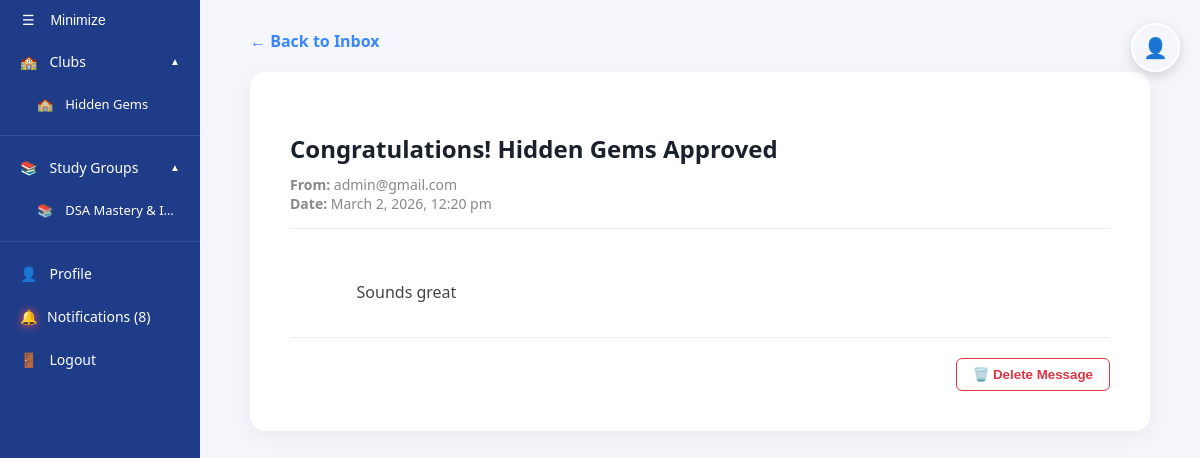
/views/view_notification.php?id=256 (signed in), run on the app's committed database.
### tables this page shows
CREATE TABLE `communities` (
  `id` int(11) NOT NULL,
  `leader_name` varchar(100) NOT NULL,
  `leader_email` varchar(100) NOT NULL,
  `community_name` varchar(100) NOT NULL,
  `type` enum('club','study_group') NOT NULL,
  `category` varchar(50) NOT NULL,
  `description` text NOT NULL,
  `profile_pic` varchar(255) DEFAULT NULL,
  `purpose` text NOT NULL,
  `disband_reason` text DEFAULT NULL,
  `appeal` text DEFAULT NULL,
  `status` enum('pending','approved','rejected','disband_pending') NOT NULL DEFAULT 'pending',
  `created_at` timestamp NOT NULL DEFAULT current_timestamp(),
  `pending_leader` varchar(100) DEFAULT NULL
);

CREATE TABLE `notifications` (
  `id` int(11) NOT NULL,
  `sender_email` varchar(255) NOT NULL,
  `receiver_email` varchar(255) NOT NULL,
  `title` varchar(255) NOT NULL,
  `message` text NOT NULL,
  `type` enum('creation','membership','report','post','system') NOT NULL,
  `status` enum('unread','read') DEFAULT 'unread',
  `created_at` timestamp NOT NULL DEFAULT current_timestamp()
);

### views/view_notification.php (the view, shortened to what this page needs)
<?php
include('../includes/db.php');
$id = isset($_GET['id']) ? $_GET['id'] : 0;
$user_email = $_SESSION['user'];
$fetch_sql = "SELECT * FROM notifications WHERE id = ?";
$fetch_stmt = mysqli_prepare($conn, $fetch_sql);
mysqli_stmt_bind_param($fetch_stmt, "i", $id);
mysqli_stmt_execute($fetch_stmt);
$res = mysqli_stmt_get_result($fetch_stmt);
$noti = mysqli_fetch_assoc($res);
?>
<!DOCTYPE html>
<html lang="en">
<head>
    <link rel="stylesheet" href="../assets/css/notifications.css?v=<?php echo time(); ?>">
</head>
<body>
<?php include '../includes/navbar.php' ?>
<div class="main-content" id="main">
    <div class="notifications-container">
        <a href="../views/notifications.php" style="text-decoration: none; color: #3a86ff; font-weight: 600;">← Back to Inbox</a>
        <div class="message-card">
            <div class="message-header">
                <h1><?php echo htmlspecialchars($noti['title']); ?></h1>
                <div class="message-meta">
                    <strong>From:</strong> <?php echo htmlspecialchars($noti['sender_email']); ?> <br>
                    <strong>Date:</strong> <?php echo date('F j, Y, g:i a', strtotime($noti['created_at'])); ?>
                </div>
            </div>
            <div class="message-body">
                <?php
                    $message = htmlspecialchars($noti['message']);
                    if ($noti['receiver_email'] === $user_email) {
                        $message = preg_replace(
                            '/manage_group\.php\\?id=(\\d+)/',
                            '<a href="../views/manage_group.php?id=$1" class="btn-small" style="display:inline-block; margin-top:10px;">Go to Management Page</a>',
                            $message
                        );
                        $message = preg_replace(
                            '/accept_lead\.php\?id=(\d+)/',
                            '<a href="../api/leadership_handler.php?id=$1&decision=accept" class="btn-small" style="display:inline-block; margin-top:10px; background:#27ae60;">Accept Leadership</a>',
                            $message
                        );
                        $message = preg_replace(
                            '/reject_lead\.php\?id=(\d+)/',
                            '<a href="../api/leadership_handler.php?id=$1&decision=reject" class="btn-small" style="display:inline-block; margin-top:10px; background:#e74c3c; margin-left:10px;">Reject</a>',
                            $message
                        );
                        $message = preg_replace(
                            '/admin_dashboard\.php#Disband/',
                            '<a href="../views/admin_dashboard.php#Disband" class="btn-small" style="display:inline-block; margin-top:10px; background:#3498db;">Go to Admin Dashboard</a>',
                            $message
                        );
                        $message = preg_replace(
                            '/admin_dashboard\.php#Reports/',
                            '<a href="../views/admin_dashboard.php#Reports" class="btn-small" style="display:inline-block; margin-top:10px; background:#e67e22;">Manage Reports</a>',
                            $message
                        );
                    }
                    echo nl2br($message);
                ?>
            </div>
            <div class="message-actions">
                <form method="POST" onsubmit="return confirm('Are you sure you want to delete this notification? This cannot be undone.');">
                    <button type="submit" name="delete_noti" class="btn-delete">
                        🗑️ Delete Message
                    </button>
                </form>
            </div>
        </div>
    </div>
</div>
</body>
</html>

### includes/navbar.php (shortened to what this page needs)
<?php
include ('db.php');
$current_page = basename($_SERVER['PHP_SELF']);
$isLoggedIn = isset($_SESSION['user']);
$role = $_SESSION['role'] ?? 'user';
$email = $_SESSION['user'] ?? null;
$unread_count = 0;
if ($isLoggedIn) {
    $unread_query = "SELECT COUNT(*) as total FROM notifications WHERE receiver_email = '$email' AND status = 'unread'";
    $unread_result = mysqli_query($conn, $unread_query);
    if ($unread_result) {
        $unread_data = mysqli_fetch_assoc($unread_result);
        $unread_count = $unread_data['total'];
    }
}
$user_clubs = [];
$user_study_groups = [];
if ($isLoggedIn && $role !== 'admin') {
    $comm_query = "SELECT DISTINCT c.id, c.community_name, c.type
                   FROM communities c
                   LEFT JOIN members m ON c.id = m.community_id
                   WHERE (m.user_email = '$email' OR c.leader_email = '$email')
                   AND c.status = 'approved'
                   ORDER BY c.community_name ASC";
    $comm_result = mysqli_query($conn, $comm_query);
    if ($comm_result) {
        while ($row = mysqli_fetch_assoc($comm_result)) {
            if (isset($row['id'])) {
                if ($row['type'] === 'club') {
                    $user_clubs[] = $row;
                } else {
                    $user_study_groups[] = $row;
                }
            }
        }
    } else {
        error_log("Navbar Query Failed: " . mysqli_error($conn));
    }
}
function renderCommunityList($list, $type_label) {
    $limit = 5;
    echo '<div class="community-group" id="' . strtolower($type_label) . '-list">';
    foreach ($list as $index => $comm) {
        $hidden_class = ($index >= $limit) ? 'hidden-item' : '';
        $active_class = (isset($_GET['id']) && $_GET['id'] == $comm['id']) ? 'active' : '';
        echo '<a href="../views/club_dashboard.php?id=' . $comm['id'] . '" class="nav-item sub-item ' . $hidden_class . ' ' . $active_class . '" title="' . htmlspecialchars($comm['community_name']) . '">
                <span class="comm-icon">' . ($type_label == "Club" ? "🏫" : "📚") . '</span>
                <span class="comm-name">' . htmlspecialchars($comm['community_name']) . '</span>
              </a>';
    }
    echo '</div><hr class="sidebar-divider">';
}
?>
<!DOCTYPE html>
<html lang="en">
<head>
    <link rel="stylesheet" href="../assets/css/global.css?v=<?php echo time(); ?>">
    <link rel="stylesheet" href="../assets/css/sidebar.css?v=<?php echo time(); ?>">
</head>
<body>
<div class="sidebar" id="sidebar">
    <?php if ($isLoggedIn && $current_page !== 'dashboard.php'): ?>
        <div class="floating-profile-container">
            <a href="../views/dashboard.php" class="floating-profile-link">
                <div class="profile-icon-circle">
                    👤
                </div>
            </a>
        </div>
    <?php endif; ?>
    <button class="collapse-btn" title="Toggle Sidebar">
        ☰ <span>Minimize</span>
    </button>
    <?php if($isLoggedIn): ?>
        <?php if($role === 'admin'): ?>
            <a href="../views/statistics.php" class="nav-item <?php echo ($current_page == 'statistics.php') ? 'active' : ''; ?>">
                📈 <span>Insights</span>
            </a>
            <a href="../views/admin_dashboard.php" class="nav-item <?php echo ($current_page == 'admin_dashboard.php') ? 'active' : ''; ?>">
                📊 <span>Manage Requests</span>
            </a>
            <a href="../views/manage_users.php" class="nav-item <?php echo ($current_page == 'manage_users.php') ? 'active' : ''; ?>">
                👥 <span>Manage Users</span>
            </a>
            <a href="../views/manage_communities.php" class="nav-item <?php echo ($current_page == 'manage_communities.php') ? 'active' : ''; ?>">
                🏗️ <span>Manage Communities</span>
            </a>
            <a href="../views/manage_reports.php" class="nav-item <?php echo ($current_page == 'manage_reports.php') ? 'active' : ''; ?>">
                🚩 <span>Manage Reports</span>
            </a>
        <?php else: ?>
            <div class="nav-tab-header">
                <a href="../views/clubs.php" class="nav-item <?php echo ($current_page == 'clubs.php') ? 'active' : ''; ?>"style="width: 150px;">
                    🏫 <span>Clubs</span>
                </a>
                <button class="section-toggle-btn" onclick="toggleSection('club-list', this)">▲</button>
            </div>
            <div id="club-list">
                <?php renderCommunityList($user_clubs, "Club"); ?>
            </div>
            <div class="nav-tab-header">
                <a href="../views/study_groups.php" class="nav-item <?php echo ($current_page == 'study_groups.php') ? 'active' : ''; ?>" style="width: 150px;">
                    📚 <span>Study Groups</span>
                </a>
                <button class="section-toggle-btn" onclick="toggleSection('study-group-list', this)">▲</button>
            </div>
            <div id="study-group-list">
                <?php renderCommunityList($user_study_groups, "Study Group"); ?>
            </div>
        <?php endif; ?>
        <a href="../views/dashboard.php" class="nav-item <?php echo ($current_page == 'dashboard.php') ? 'active' : ''; ?>">
            👤 <span>Profile</span>
        </a>
        <a href="../views/notifications.php" class="nav-item <?php echo ($current_page == 'notifications.php') ? 'active' : ''; ?>">
            <div class="nav-icon <?php echo ($unread_count > 0) ? 'noti-glow' : ''; ?>">
                🔔
            </div>
            <span>Notifications (<?php echo $unread_count; ?>)</span>
        </a>
        <a href="../public/logout.php" class="nav-item">
            🚪 <span>Logout</span>
        </a>
    <?php endif; ?>
</div>
</body>
</html>

### assets/css/notifications.css (style rules this page uses)
.notifications-container { margin: 30px 30px; padding: 0 20px; }
.message-card { background: white; padding: 40px; border-radius: 15px; margin-top: 20px; box-shadow: 0 5px 20px rgba(0,0,0,0.05); }
.message-header { border-bottom: 1px solid #eee; margin: 20px 0; padding-bottom: 15px; position: relative; }
.message-header h1 { margin: 0 0 10px 0; font-size: 24px; color: #1a202c; }
.message-meta { color: #888; font-size: 14px; }
.message-body { line-height: 1.8; color: #444; font-size: 16px; white-space: pre-wrap; }
.message-actions { display: flex; justify-content: flex-end; gap: 10px; margin-top: 30px; padding-top: 20px; border-top: 1px solid #eee; }

### assets/css/global.css (style rules this page uses)
:root { --primary-blue: #1f3c88; --accent-blue: #3a86ff; --bg-light: #f4f6fb; --text-dark: #222; --white: #ffffff; --shadow: 0 4px 12px rgba(0,0,0,0.05); --primary: #1f3c88; --accent: #3a86ff; --text-main: #2d3436; --text-light: #636e72; }
body { margin: 0; font-family: 'Segoe UI', Arial, sans-serif; background: var(--bg-light); color: var(--text-dark); }
.btn-delete { background-color: #fff; color: #dc3545; border: 1px solid #dc3545; padding: 8px 16px; border-radius: 6px; cursor: pointer; font-weight: 600; transition: 0.3s; }
.main-content { margin-left: 200px; transition: margin-left 0.3s ease; }

### assets/css/sidebar.css (style rules this page uses)
.sidebar { position: fixed; left: 0; top: 0; width: 200px; height: 100%; background: #1f3c88; transition: width 0.3s ease; z-index: 1000; overflow-x: hidden; }
.nav-item { display: flex; align-items: center; padding: 12px 20px; color: white; text-decoration: none; font-size: 14px; white-space: nowrap; }
.nav-item i, .nav-item { min-width: 60px; }
.nav-item span, .collapse-btn span { margin-left: 12px; opacity: 1; visibility: visible; transition: opacity 0s linear 0.3s, visibility 0s linear 0.3s; }
.collapse-btn { width: 100%; text-align: left; padding: 12px 22px; background: #1f3c88; border: none; color: white; font-size: 14px; cursor: pointer; }
.nav-icon { align-items: center; justify-content: center; width: 0px; margin-right: 15px; text-align: center; flex-shrink: 0; }
.noti-glow { display: inline-block; filter: drop-shadow(0 0 5px #ff4d4d); animation: ring 2s ease infinite; }
.sub-item { padding-left: 25px; font-size: 13px; }
.comm-name { flex: 1; white-space: nowrap; overflow: hidden; text-overflow: ellipsis; max-width: 140px; }
.sidebar-divider { border: 0; border-top: 1px solid rgba(255,255,255,0.1); margin: 10px 0; }
.nav-tab-header { display: flex; align-items: center; justify-content: space-between; position: relative; }
.section-toggle-btn { background: none; border: none; color: white; cursor: pointer; padding: 10px; font-size: 10px; transition: transform 0.3s ease; margin-right: 10px; }
.floating-profile-container { position: fixed; top: 20px; right: 20px; z-index: 1000; }
.floating-profile-link { text-decoration: none; display: flex; flex-direction: row; align-items: center; gap: 12px; }
.profile-icon-circle { width: 45px; height: 45px; border-radius: 50%; display: flex; align-items: center; justify-content: center; font-size: 20px; box-shadow: 0 4px 12px rgba(0, 0, 0, 0.15); transition: transform 0.3s ease, background 0.3s ease; border: 2px solid #fff; }

### data on the page
communities: community_name "Hidden Gems"
communities: community_name "DSA Mastery & I…"
notifications: title "Congratulations! Hidden Gems Approved", sender_email "admin@gmail.com", created_at "March 2, 2026, 12:20 pm", message "Sounds great"

### other printed values
$unread_count "8"
